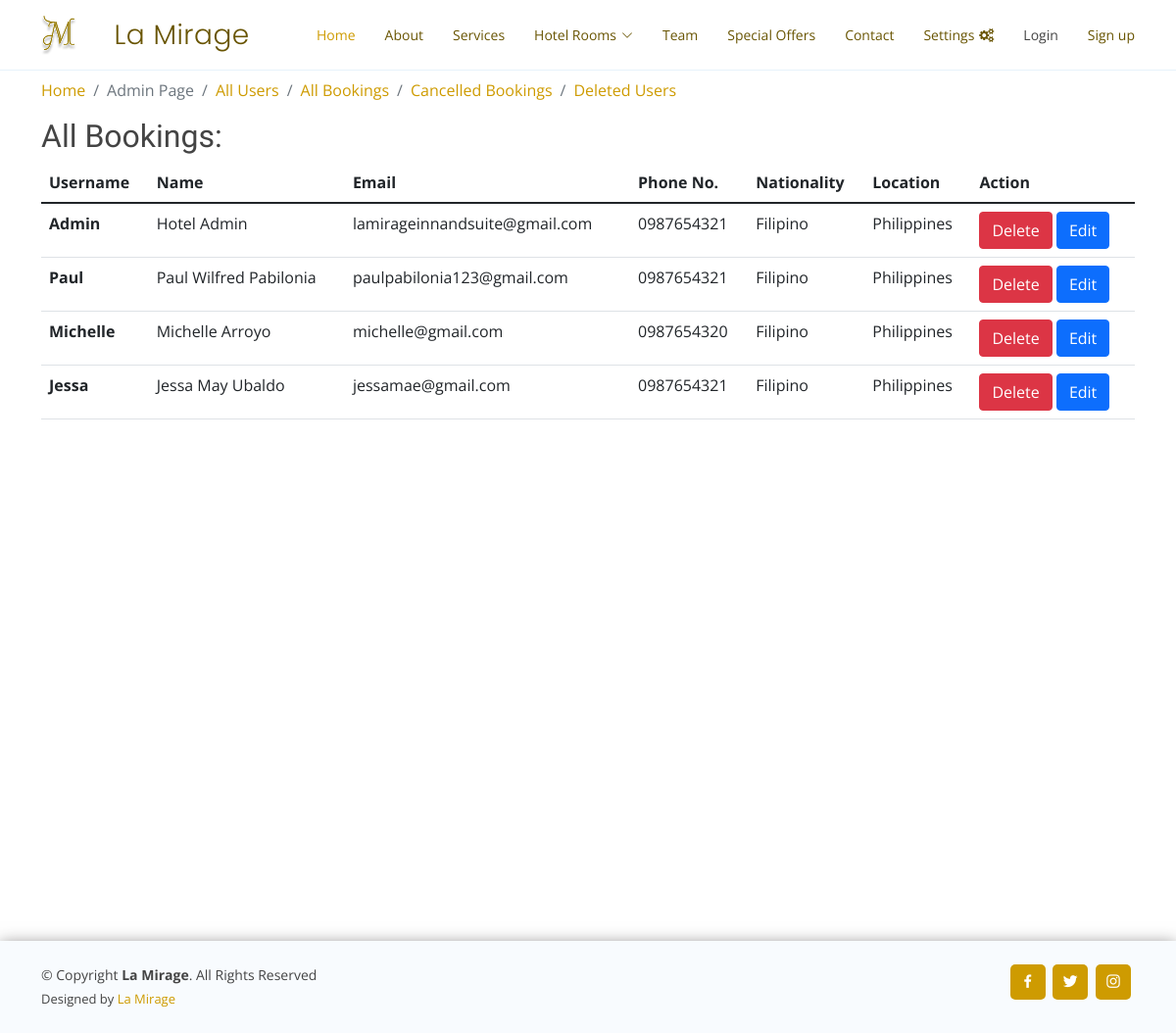
The app's page /all_users, older data.
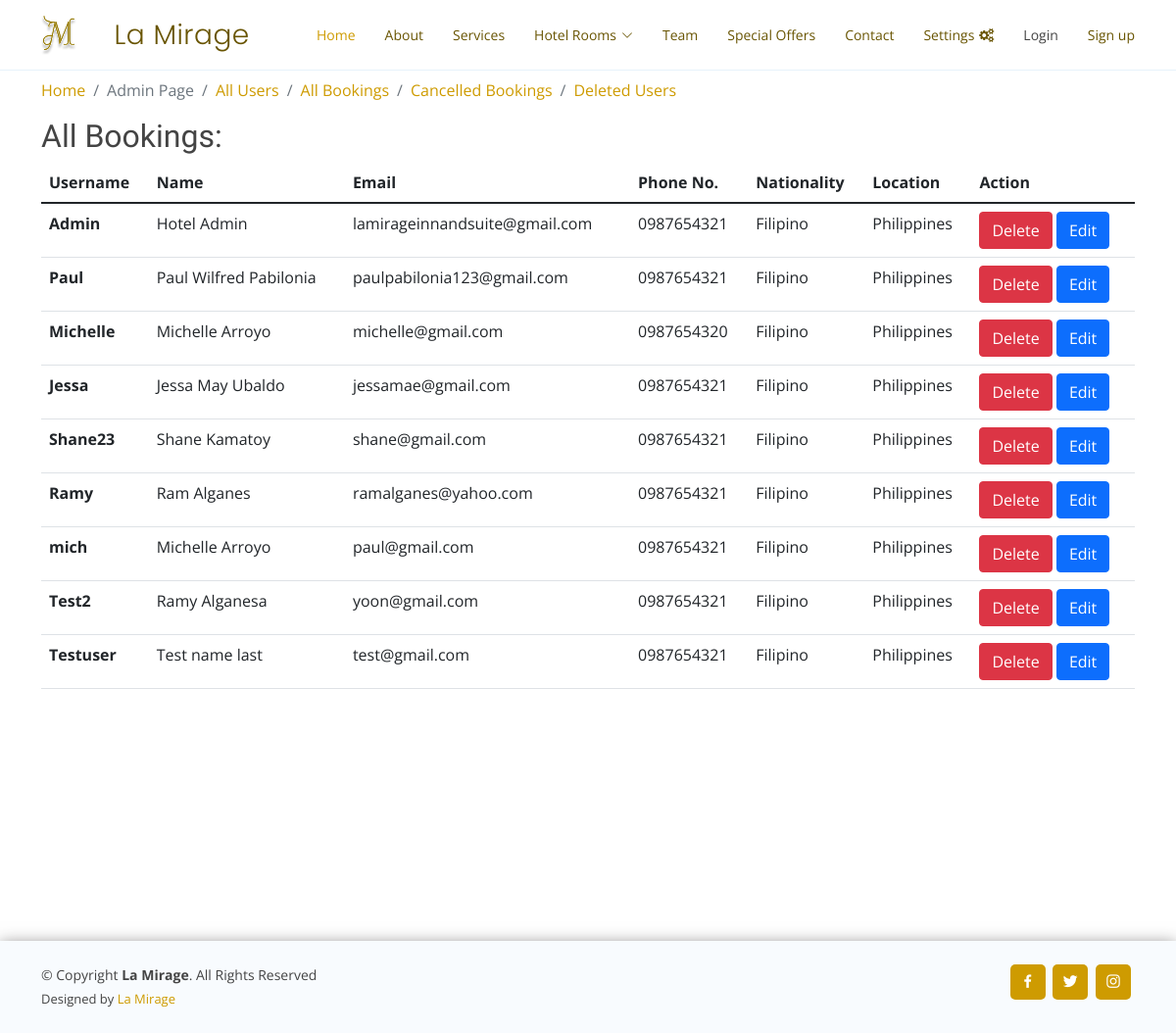
The same page, newer data.
### reservation/models.py (models this page shows, shortened)
class UserProfile(models.Model):
    client = models.ForeignKey(User, on_delete=models.CASCADE,related_name="userprofile_user",default=None)
    phone_no = models.CharField(max_length=200, null=True)
    nationality= models.CharField(max_length=200, null=True)
    location =  models.CharField(max_length=200, null=True)
    profile_img = models.ImageField(null=True, blank = True, upload_to = "images/")
    is_deleted = models.BooleanField(default=False,blank= True)
    created_at = models.DateTimeField(auto_now_add=True)
    update_at = models.DateTimeField(auto_now=True)

class User(AbstractUser):
    pass

### reservation/views.py (the view)
# urls.py: path("all_users", views.all_users, name="all_users"),
def all_users(request):
    all_profile = UserProfile.objects.filter(is_deleted=False)
    return render(request, "reservation/all_users.html",
                  {'all_profile': all_profile})

### reservation/templates/reservation/all_users.html (shortened to what this page needs)
{% extends 'reservation/admin_layout.html' %}
{% load static %}
{% block body %}
<h2>All Bookings:</h2>
<table class="table">
  <thead class="thead-dark">
    <tr>
      <th scope="col">Username</th>
      <th scope="col">Name</th>
      <th scope="col">Email</th>
      <th scope="col">Phone No.</th>
      <th scope="col">Nationality</th>
      <th scope="col">Location</th>
      <th scope="col">Action</th>
    </tr>
  </thead>
  <tbody>
    {% for profile in all_profile %}
    <tr>
      <th scope="row">{{ profile.client.username }}</th>
      <td>{{profile.client.first_name}} {{profile.client.last_name}}</td>
      <td>{{profile.client.email}}</td>
      <td>{{profile.phone_no}}</td>
      <td>{{profile.nationality}}</td>
      <td>{{profile.location}}</td>
      <td>
        <a href="#" class="btn btn-danger">Delete</a>
        <a href="{% url 'profile_edit' profile.id %}" class="btn btn-primary">Edit</a>
      </td>
    </tr>
    {% endfor %}
  </tbody>
</table>
{% endblock %}

Row changes from the older to the newer data that the page shows:
added UserProfile: client.username "Shane23", client.first_name "Shane", client.last_name "Kamatoy", client.email "shane@gmail.com", phone_no "0987654321", nationality "Filipino", location "Philippines"
added UserProfile: client.username "Ramy", client.first_name "Ram", client.last_name "Alganes", client.email "ramalganes@yahoo.com", phone_no "0987654321", nationality "Filipino", location "Philippines"
added UserProfile: client.username "mich", client.first_name "Michelle", client.last_name "Arroyo", client.email "paul@gmail.com", phone_no "0987654321", nationality "Filipino", location "Philippines"
added UserProfile: client.username "Test2", client.first_name "Ramy", client.last_name "Alganesa", client.email "yoon@gmail.com", phone_no "0987654321", nationality "Filipino", location "Philippines"
added UserProfile: client.username "Testuser", client.first_name "Test name", client.last_name "last", client.email "test@gmail.com", phone_no "0987654321", nationality "Filipino", location "Philippines"
